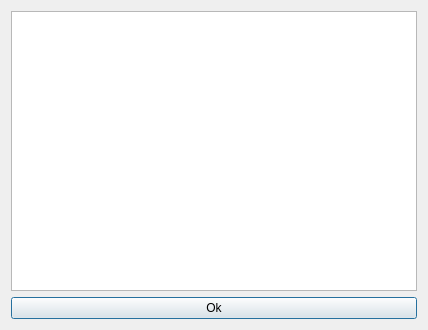
<?xml version="1.0" encoding="UTF-8"?>
<ui version="4.0">
 <class>SellingViewData</class>
 <widget class="QDialog" name="SellingViewData">
  <property name="geometry">
   <rect>
    <x>0</x>
    <y>0</y>
    <width>428</width>
    <height>330</height>
   </rect>
  </property>
  <property name="windowTitle">
   <string>View Data</string>
  </property>
  <layout class="QGridLayout" name="gridLayout">
   <item row="0" column="0">
    <widget class="QTableWidget" name="table_widget_view_data"/>
   </item>
   <item row="1" column="0">
    <widget class="QPushButton" name="btn_ok">
     <property name="text">
      <string>Ok</string>
     </property>
    </widget>
   </item>
  </layout>
 </widget>
 <resources/>
 <connections/>
</ui>
